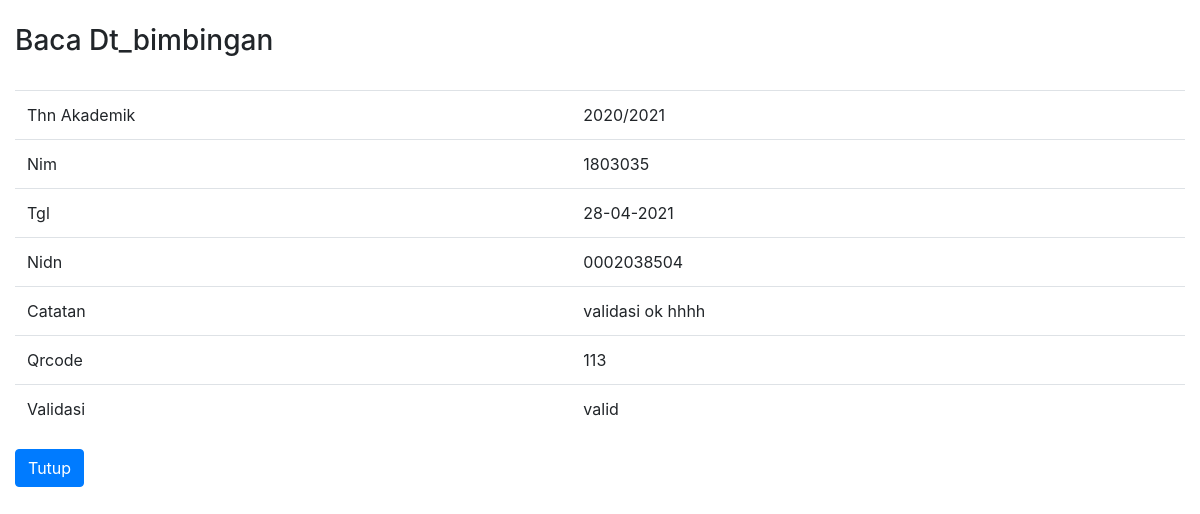
The app's page /dt_bimbingan/read/68.html with its own data.
### tables this page shows
CREATE TABLE `dt_bimbingan` (
  `id_record` int(20) NOT NULL,
  `thn_akademik` varchar(255) NOT NULL,
  `nim` varchar(255) NOT NULL,
  `tgl` varchar(255) NOT NULL,
  `nidn` varchar(255) NOT NULL,
  `catatan` text NOT NULL,
  `persen_progres` varchar(255) DEFAULT NULL,
  `qrcode` varchar(255) NOT NULL,
  `validasi` varchar(255) NOT NULL
);

### application/controllers/Dt_bimbingan.php (called while the page is built, shortened)
<?php
class Dt_bimbingan extends CI_Controller
{
    function __construct()
    {
        $this->load->model('Dt_bimbingan_model');
        $this->load->library('form_validation');
    }
    public function read($id)
    {
        $row = $this->Dt_bimbingan_model->get_by_id($id);
        if ($row) {
            $data = array(
		'id_record' => $row->id_record,
		'thn_akademik' => $row->thn_akademik,
		'nim' => $row->nim,
		'tgl' => $row->tgl,
		'nidn' => $row->nidn,
		'catatan' => $row->catatan,
		'qrcode' => $row->qrcode,
		'validasi' => $row->validasi,
	    );
            $this->load->view('dt_bimbingan/dt_bimbingan_read', $data);
        } else {
            $this->session->set_flashdata('message', 'Data tidak ditemukan');
            redirect(site_url('dt_bimbingan'));
        }
    }
}

### index.php (called while the page is built, shortened)
<?php
require_once BASEPATH.'core/CodeIgniter.php';

### application/models/Dt_bimbingan_model.php (called while the page is built, shortened)
<?php
class Dt_bimbingan_model extends CI_Model
{
    public $table = 'dt_bimbingan';
    public $id = 'id_record';
    function get_by_id($id)
    {
        $this->db->where($this->id, $id);
        return $this->db->get($this->table)->row();
    }
}

### application/views/dt_bimbingan/dt_bimbingan_read.php (the view, shortened to what this page needs)
<!doctype html>
<html lang="en">
  <head>
    <link rel="stylesheet" href="https://cdnjs.cloudflare.com/ajax/libs/twitter-bootstrap/4.4.0/css/bootstrap.min.css" >
  </head>
  <body>
  <br>
  <div class="container-fluid">
        <h3 style="margin-top:0px">Baca Dt_bimbingan</h3>
        <br>
        <table class="table">
	    <tr><td>Thn Akademik</td><td><?php echo $thn_akademik; ?></td></tr>
	    <tr><td>Nim</td><td><?php echo $nim; ?></td></tr>
	    <tr><td>Tgl</td><td><?php echo $tgl; ?></td></tr>
	    <tr><td>Nidn</td><td><?php echo $nidn; ?></td></tr>
	    <tr><td>Catatan</td><td><?php echo $catatan; ?></td></tr>
	    <tr><td>Qrcode</td><td><?php echo $qrcode; ?></td></tr>
	    <tr><td>Validasi</td><td><?php echo $validasi; ?></td></tr>
	</table>
<a href="<?php echo site_url('dt_bimbingan') ?>" class="btn btn-primary">Tutup</a>
</div>
</body>
</html>

### records on screen
dt_bimbingan: thn_akademik "2020/2021", nim "1803035", tgl "28-04-2021", nidn "0002038504", catatan "validasi ok hhhh", qrcode "113", validasi "valid"
